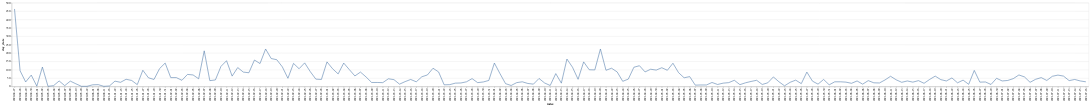

The notebook cell this image was saved under:
### Code cell
import altair as alt
alt.Chart(activity).mark_line().encode(
    x='index',
    y='day_date'
)

### Figure 1 — Vega-Lite specification as saved in the notebook (floating-point values rounded to 4 significant figures; data arrays with more than 128 entries replaced by an {"elided": "..."} marker saying what was removed)
{"config": {"view": {"continuousWidth": 400, "continuousHeight": 300}}, "data": {"name": "data-474136e17ba5ea895476fe0df6d29b6f"}, "mark": "line", "encoding": {"x": {"type": "nominal", "field": "index"}, "y": {"type": "quantitative", "field": "day_date"}}, "$schema": "https://vega.github.io/schema/vega-lite/v4.8.1.json", "datasets": {"data-474136e17ba5ea895476fe0df6d29b6f": {"elided": "193 records"}}}
